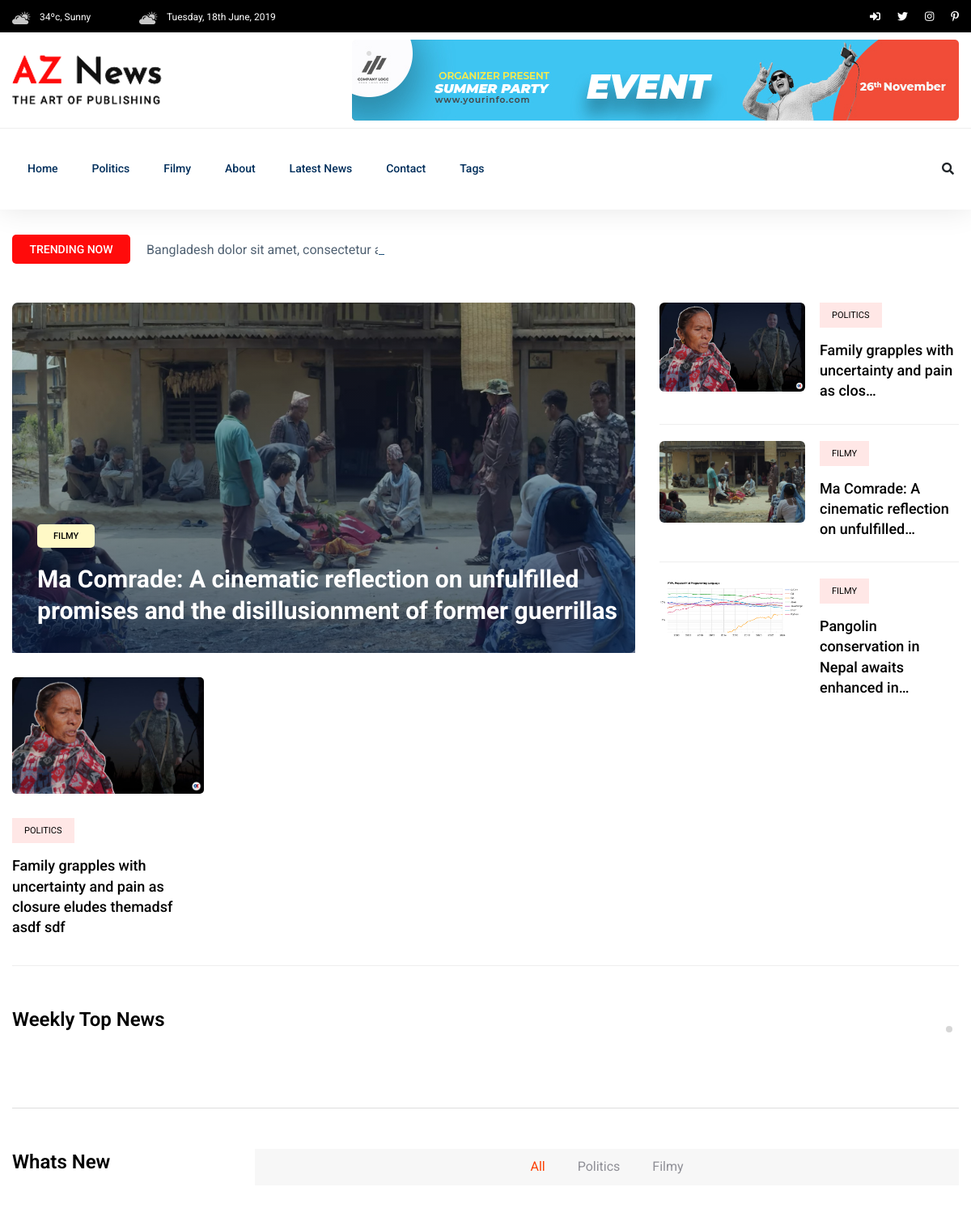
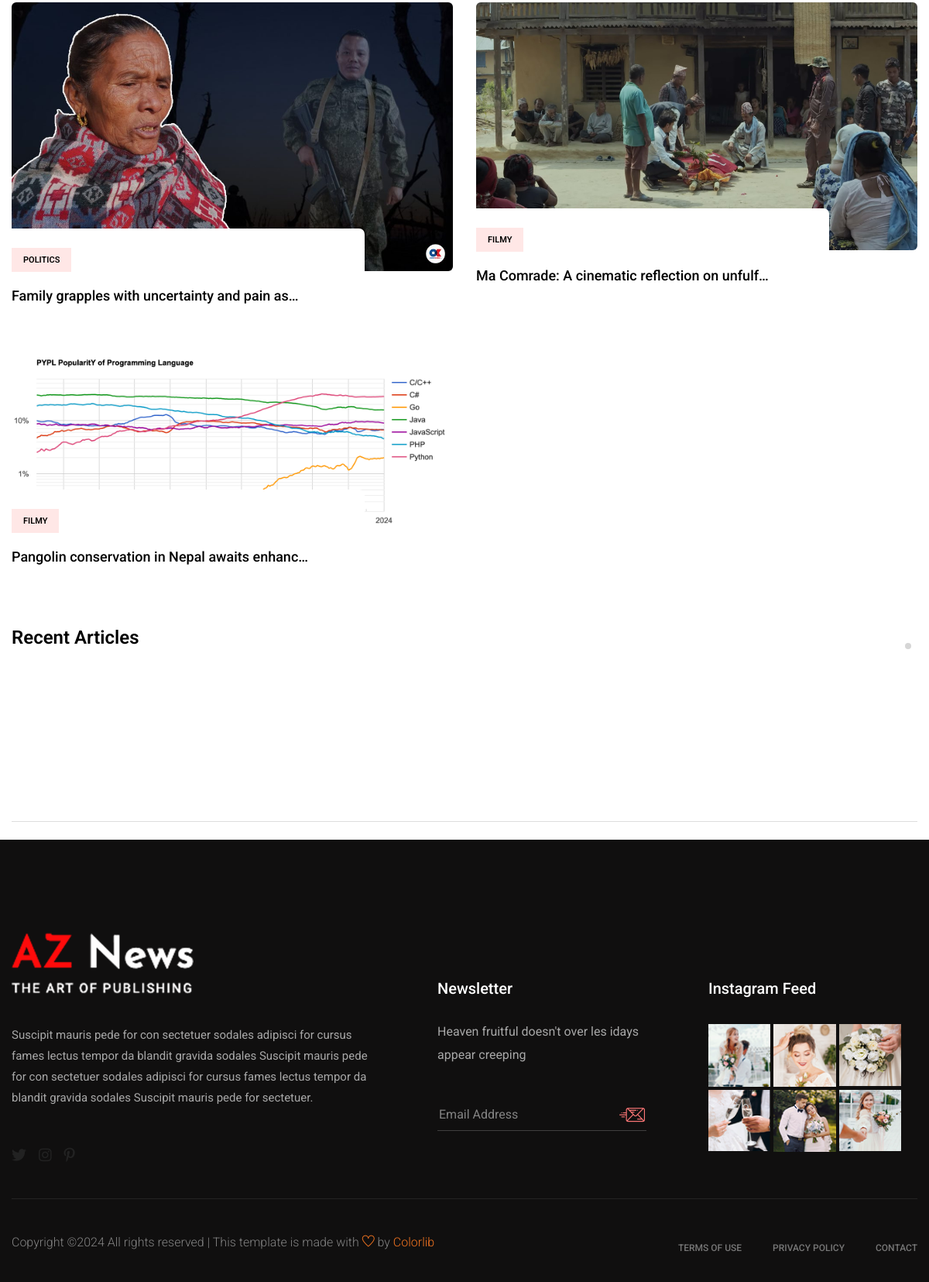
The page / on the database its author committed (2 pictures, top to bottom).
### newspaper/models.py (models this page shows, shortened)
class TimeStampModel(models.Model):
    created_at = models.DateTimeField(auto_now_add=True)
    updated_at = models.DateTimeField(auto_now=True)
    class Meta:
        abstract = True

class Category(TimeStampModel):
    name = models.CharField(max_length=100)

class Post(TimeStampModel):
    STATUS_CHOICES = [
        ("active", "Active"),
        ("in_active", "Inactive"),
    ]
    title = models.CharField(max_length=200)
    content = models.TextField()
    featured_image = models.ImageField(upload_to="post_images/%Y/%m/%d", blank=False)
    author = models.ForeignKey("auth.User", on_delete=models.CASCADE)
    status = models.CharField(max_length=20, choices=STATUS_CHOICES, default="active")
    views_count = models.PositiveBigIntegerField(default=0)
    published_at = models.DateTimeField(null=True, blank=True)
    category = models.ForeignKey(Category, on_delete=models.CASCADE)
    tag = models.ManyToManyField(Tag)

### newspaper/views.py (the view)
# urls.py: path("", views.HomeView.as_view(), name="home"),
class HomeView(ListView):
    model = Post
    template_name = "aznews/home.html"
    context_object_name = "posts"
    def get_context_data(self, **kwargs):
        context = super().get_context_data(**kwargs)
        context["featured_post"] = (
            Post.objects.filter(published_at__isnull=False, status="active")
            .order_by("-published_at", "-views_count")
            .first()
        )
        context["featured_posts"] = Post.objects.filter(
            published_at__isnull=False, status="active"
        ).order_by("-published_at", "-views_count")[1:4]
        one_week_ago = timezone.now() - datetime.timedelta(days=7)
        context["weekly_top_posts"] = Post.objects.filter(
            published_at__isnull=False,
            status="active",
            published_at__gt=one_week_ago,
        ).order_by("-published_at", "-views_count")[:7]
        context["recent_posts"] = Post.objects.filter(
            published_at__isnull=False,
            status="active",
        ).order_by("-published_at")[:7]
        return context

### newspaper/navigation.py (called while the page is built)
def navigation(request):
    categories = Category.objects.all()[:5]
    tags = Tag.objects.all()[:10]
    recent_posts = Post.objects.filter(
        published_at__isnull=False,
        status="active",
    ).order_by("-published_at", "-views_count")[:3]
    return {
        "categories": categories,
        "tags": tags,
        "recent_posts": recent_posts,
    }

### templates/aznews/home.html
{% extends "aznews/base.html" %}
{% load static %}
{% block content %}
  <main>
    {% include "aznews/home/trending/trending.html" %}
    {% include "aznews/home/weekly.html" %}
    {% include "aznews/home/whats_new.html" %}
    {% include "aznews/home/recent.html" %}
  </main>
{% endblock content %}

### templates/aznews/header.html (shortened to what this page needs)
{% load static %}
<header>
  <div class="header-area">
    <div class="main-header ">
      <div class="header-top black-bg d-none d-md-block">
        <div class="container">
          <div class="col-xl-12">
            <div class="row d-flex justify-content-between align-items-center">
              <div class="header-info-left">
                <ul>
                  <li>
                    <img src="{% static 'aznews/assets/img/icon/header_icon1.png' %}" alt="" />
                    34ºc, Sunny
                  </li>
                  <li>
                    <img src="{% static 'aznews/assets/img/icon/header_icon1.png' %}" alt="" />
                    Tuesday, 18th June, 2019
                  </li>
                </ul>
              </div>
              <div class="header-info-right">
                <ul class="header-social">
                  <li>
                    <a href="{% url 'login'  %}"><i class="fas fa-sign-in-alt"></i></a>
                    <a href=""><i class="fab fa-twitter"></i></a>
                  </li>
                  <li>
                    <a href="#"><i class="fab fa-instagram"></i></a>
                  </li>
                  <li>
                    <a href="#"><i class="fab fa-pinterest-p"></i></a>
                  </li>
                </ul>
              </div>
            </div>
          </div>
        </div>
      </div>
      <div class="header-mid d-none d-md-block">
        <div class="container">
          <div class="row d-flex align-items-center">
            <div class="col-xl-3 col-lg-3 col-md-3">
              <div class="logo">
                <a href="/">
                  <img src="{% static 'aznews/assets/img/logo/logo.png' %}" alt="" />
                </a>
              </div>
            </div>
            <div class="col-xl-9 col-lg-9 col-md-9">
              <div class="header-banner f-right ">
                <img src="{% static 'aznews/assets/img/hero/header_card.jpg' %}" alt="" />
              </div>
            </div>
          </div>
        </div>
      </div>
      <div class="header-bottom header-sticky">
        <div class="container">
          <div class="row align-items-center">
            <div class="col-xl-10 col-lg-10 col-md-12 header-flex">
              <div class="main-menu d-none d-md-block">
                <nav>
                  <ul id="navigation">
                    <li>
                      <a href="/">Home</a>
                    </li>
                    {% for category in categories %}
                      <li>
                        <a href="{% url 'post-by-category' category.pk %}">{{ category.name|title }}</a>
                      </li>
                    {% endfor %}
                    <li>
                      <a href="{% url 'about' %}">About</a>
                    </li>
                    <li>
                      <a href="{% url 'post-list' %}">Latest News</a>
                    </li>
                    <li>
                      <a href="{% url 'contact' %}">Contact</a>
                    </li>
                    <li>
                      <a href="#">Tags</a>
                    </li>
                  </ul>
                </nav>
              </div>
            </div>
            <div class="col-xl-2 col-lg-2 col-md-4">
              <div class="header-right-btn f-right d-none d-lg-block">
                <i class="fas fa-search special-tag"></i>
              </div>
            </div>
            <div class="col-12">
            </div>
          </div>
        </div>
      </div>
    </div>
  </div>
</header>

### templates/aznews/home/trending/trending_left.html
{% load static %}
<div class="col-lg-8">
  <div class="trending-top mb-30">
    <div class="trend-top-img">
      <img src="{{ featured_post.featured_image.url }}"
           alt="{{ featured_post.title }}" />
      <div class="trend-top-cap">
        <span>{{ featured_post.category.name }}</span>
        <h2>
          <a href="details.html">{{ featured_post.title }}</a>
        </h2>
      </div>
    </div>
  </div>
  <div class="trending-bottom">
    <div class="row">
      {% for featured_post in featured_posts %}
        <div class="col-lg-4">
          <div class="single-bottom mb-35">
            <div class="trend-bottom-img mb-30">
              <img src="{{ featured_post.featured_image.url }}"
                   alt="{{ featured_post.title }}" />
            </div>
            <div class="trend-bottom-cap">
              <span class="color1">{{ featured_post.category.name }}</span>
              <h4>
                <a href="details.html">{{ featured_post.title }}</a>
              </h4>
            </div>
          </div>
        </div>
      {% endfor %}
    </div>
  </div>
</div>

### templates/aznews/home/trending/trending_right.html
{% load static %}
<div class="col-lg-4">
  {% for post in posts %}
    <div class="trand-right-single d-flex">
      <div class="trand-right-img">
        <img src="{{ post.featured_image.url }}"
             alt="{{ post.title }}"
             width="180px" />
      </div>
      <div class="trand-right-cap">
        <span class="color1">{{ post.category.name }}</span>
        <h4>
          <a href="details.html">{{ post.title|truncatechars:50 }}</a>
        </h4>
      </div>
    </div>
  {% endfor %}
</div>

### templates/aznews/home/whats_new.html (shortened to what this page needs)
{% load static %}
<section class="whats-news-area pt-50 pb-20">
  <div class="container">
    <div class="row">
      <div class="col-lg-12">
        <div class="row d-flex justify-content-between">
          <div class="col-lg-3 col-md-3">
            <div class="section-tittle mb-30">
              <h3>Whats New</h3>
            </div>
          </div>
          <div class="col-lg-9 col-md-9">
            <div class="properties__button">
              <nav>
                <div class="nav nav-tabs" id="nav-tab" role="tablist">
                  <a class="nav-item nav-link active"
                     id="nav-home-tab"
                     data-toggle="tab"
                     href="#nav-home"
                     role="tab"
                     aria-controls="nav-home"
                     aria-selected="true">All</a>
                  {% for category in categories %}
                    <a class="nav-item nav-link"
                       id="nav-{{ category.name|slugify }}-tab"
                       data-toggle="tab"
                       href="#nav-{{ category.name|slugify }}"
                       role="tab"
                       aria-controls="nav-{{ category.name|slugify }}"
                       aria-selected="false">{{ category.name }}</a>
                  {% endfor %}
                </div>
              </nav>
            </div>
          </div>
        </div>
        <div class="row">
          <div class="col-12">
            <div class="tab-content" id="nav-tabContent">
              <div class="tab-pane fade show active"
                   id="nav-home"
                   role="tabpanel"
                   aria-labelledby="nav-home-tab">
                <div class="whats-news-caption">
                  <div class="row">
                    {% for post in posts|slice:":4" %}
                      <div class="col-lg-6 col-md-6">
                        <div class="single-what-news mb-100">
                          <div class="what-img">
                            <img src="{{ post.featured_image.url }}" alt="{{ post.title }}" />
                          </div>
                          <div class="what-cap">
                            <span class="color1">{{ post.category.name }}</span>
                            <h4>
                              <a href="#">{{ post.title|truncatechars:45 }}</a>
                            </h4>
                          </div>
                        </div>
                      </div>
                    {% endfor %}
                  </div>
                </div>
              </div>
            </div>
          </div>
        </div>
      </div>
    </div>
  </div>
</section>

### rows shown on the page
Category: name "Politics"
Category: name "Filmy"
Post: featured_image (picture), category.name "FILMY", title "Ma Comrade: A cinematic reflection on unfulfilled promises and the disillusionment of former guerrillas", title "Ma Comrade: A cinematic reflection on unfulfilled…", title "Ma Comrade: A cinematic reflection on unfulf…"
Post: featured_image (picture), category.name "POLITICS", title "Family grapples with uncertainty and pain as closure eludes themadsf asdf sdf", title "Family grapples with uncertainty and pain as clos…", title "Family grapples with uncertainty and pain as…"
Post: featured_image (picture), category.name "FILMY", title "Pangolin conservation in Nepal awaits enhanced in…", title "Pangolin conservation in Nepal awaits enhanc…"
